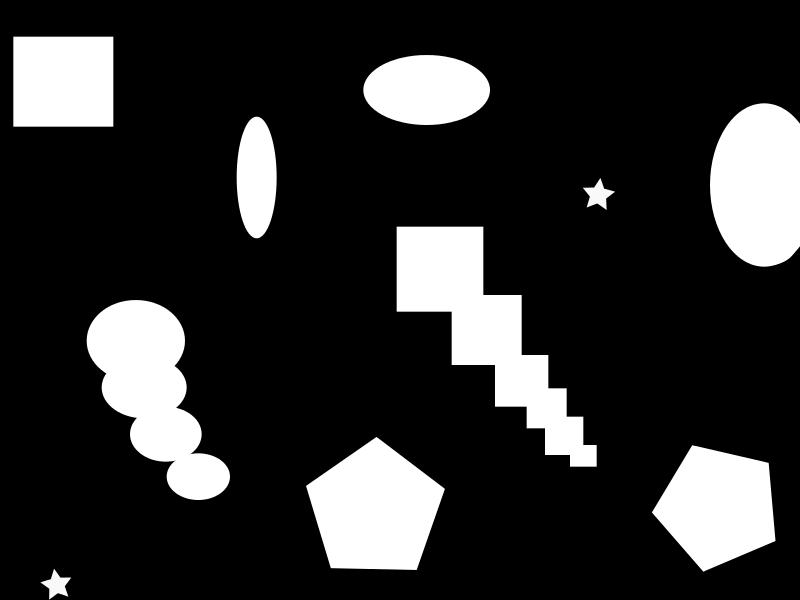
#> input picture borbo.png, 800 x 600 px
$ python Estracao_de_fronteiras.py
#> lines starting #> are read from the running program, lines starting #| are printed output that depends on the picture; after the words box and inside, x2 and y2 are one past the last pixel; in counts of white or black regions, pixels touching at a corner belong together
import numpy as np
import cv2 as cv

elemt_estru = np.ones((10,10),np.uint8)
img = cv.imread ('borbo.png',0)
#> img is the input picture: shape (600, 800); min 0, max 255, mean 46.6

for i in range (0,300,1):
    for j in range(500,800,1):
        img[i][j] = 1
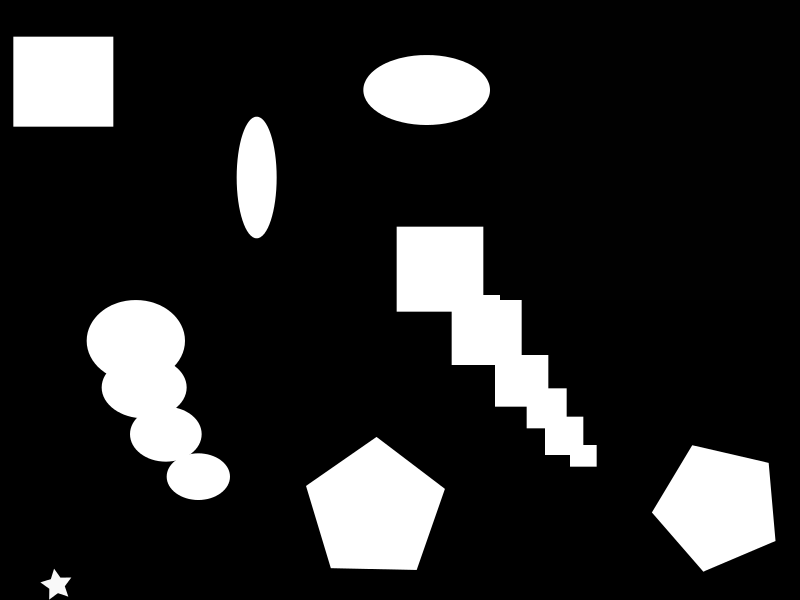
#> img: shape (600, 800); 18.75% of pixels changed, all inside (x1, y1, x2, y2) = (500, 0, 800, 300)

for i in range (550,600,1):
    for j in range(0,100,1):
        img[i][j] = 1
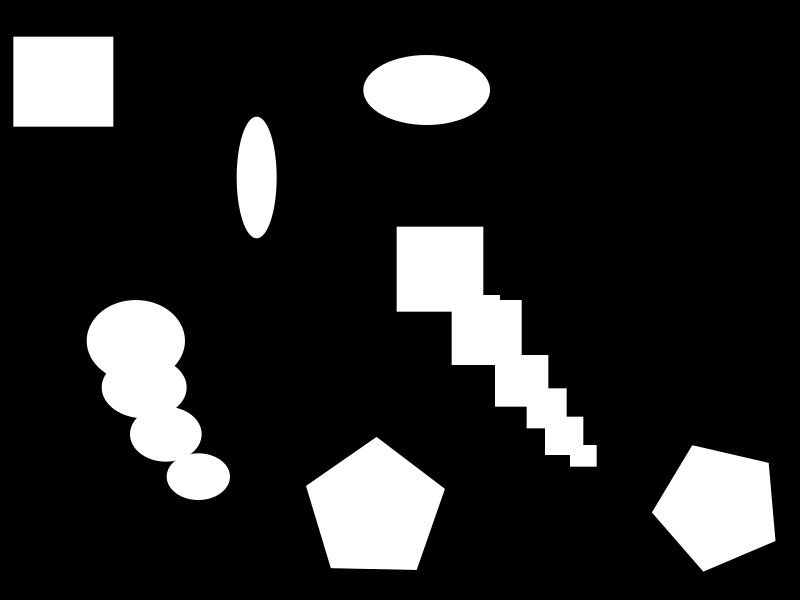
#> img: shape (600, 800); 1.04% of pixels changed, all inside (x1, y1, x2, y2) = (0, 550, 100, 600)

#img_cinza = cv.cvtColor(img,cv.IMREAD_COLOR)

print (img.shape)
#| (600, 800)
img_comp = np.copy(img)
borda = np.copy(img)

img_comp = cv.erode(img_comp,elemt_estru,iterations=1)
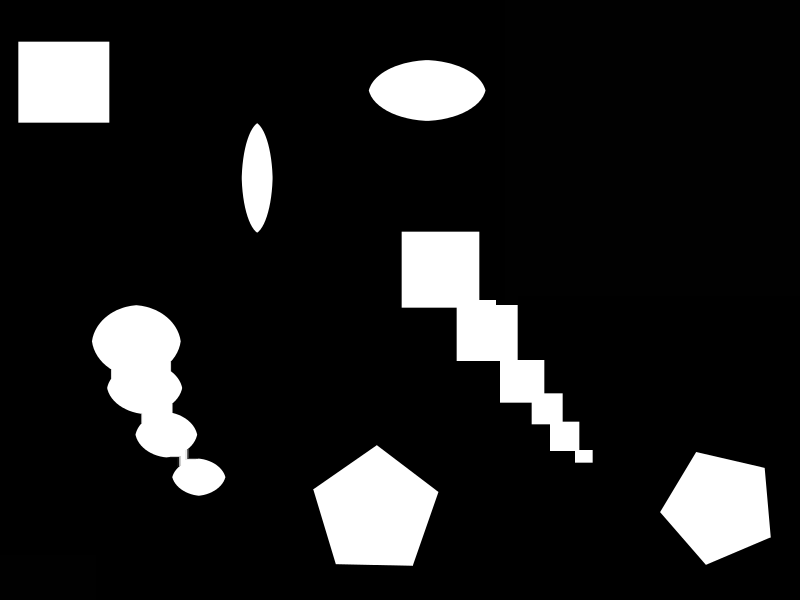
#> img_comp: shape (600, 800); min 0, max 255, mean 31


borda = img-img_comp
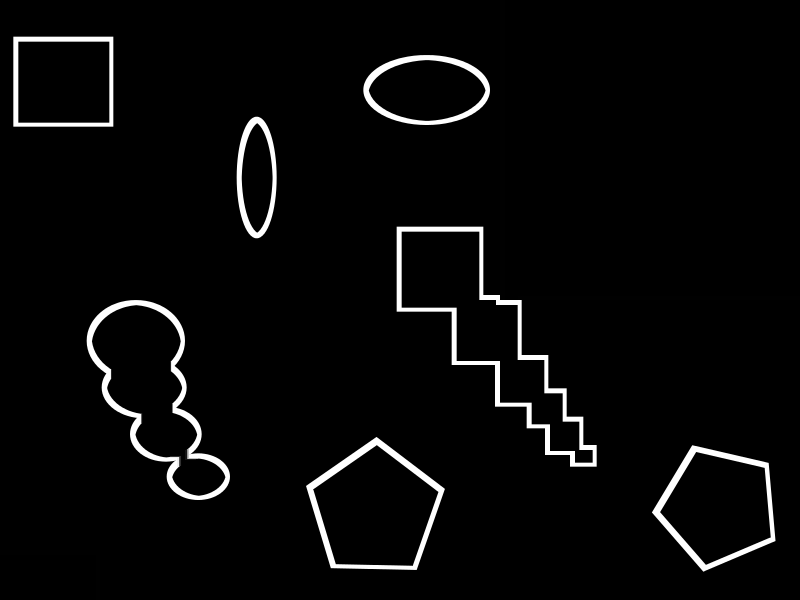
#> borda: shape (600, 800); min 0, max 255, mean 8.8

cv.imshow('imagem sem alteracao',img)
cv.imshow('imagem alterada',img_comp)
cv.imshow('imagem borda',borda)

cv.waitKey(0)
cv.destroyAllWindows()
